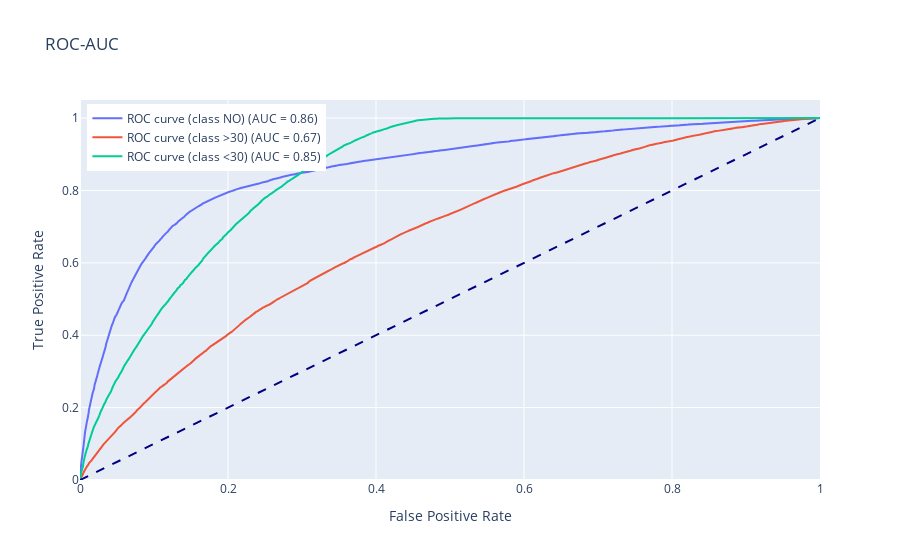

Notebook code for this chart:
### Code cell
# Evaluate the CNN model
y_pred_cnn_ga, y_pred_prob_cnn_ga, cnn_ga_metrics_list = evaluate_model(best_ga_cnn, X_test_bal, y_test_bal,cnn=True)

### Figure 1 — Plotly figure (JSON) as saved in the notebook; plotly's stock layout.template omitted (floating-point values rounded to 4 significant figures; data arrays with more than 128 entries replaced by an {"elided": "..."} marker saying what was removed)
{"data": [{"mode": "lines", "name": "ROC curve (class NO) (AUC = 0.86)", "type": "scatter", "x": {"elided": "8683 float values"}, "y": {"elided": "8683 float values"}}, {"mode": "lines", "name": "ROC curve (class >30) (AUC = 0.67)", "type": "scatter", "x": {"elided": "13062 float values"}, "y": {"elided": "13062 float values"}}, {"mode": "lines", "name": "ROC curve (class <30) (AUC = 0.85)", "type": "scatter", "x": {"elided": "9247 float values"}, "y": {"elided": "9247 float values"}}], "layout": {"legend": {"x": 0.01, "y": 0.99}, "shapes": [{"line": {"color": "navy", "dash": "dash", "width": 2}, "type": "line", "x0": 0, "x1": 1, "y0": 0, "y1": 1}], "title": {"text": "ROC-AUC"}, "xaxis": {"range": [0, 1], "title": {"text": "False Positive Rate"}}, "yaxis": {"range": [0, 1.05], "title": {"text": "True Positive Rate"}}}}
